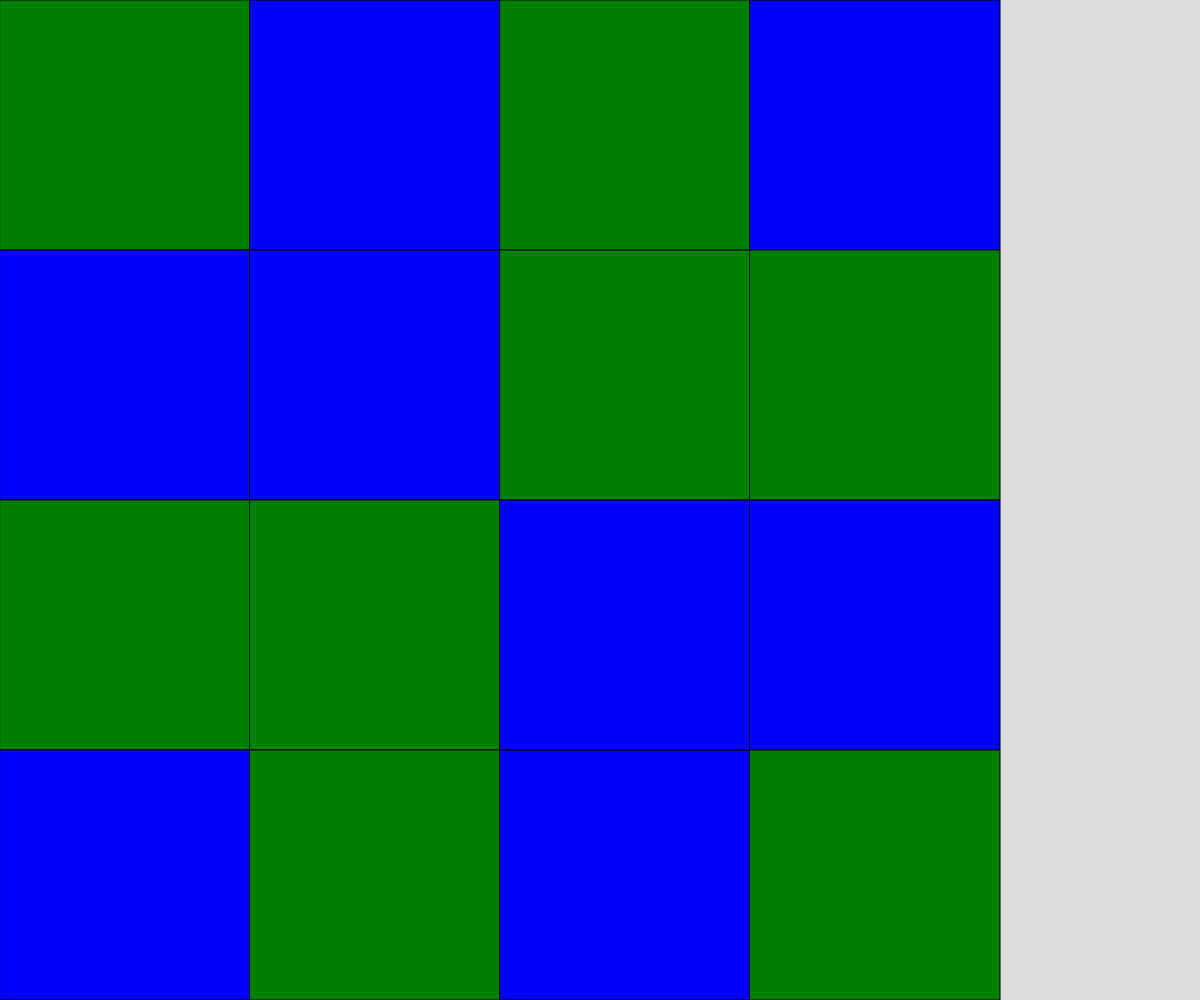
Frame 1 (no input)
Frame 60 (no input): identical to frame 1, image omitted
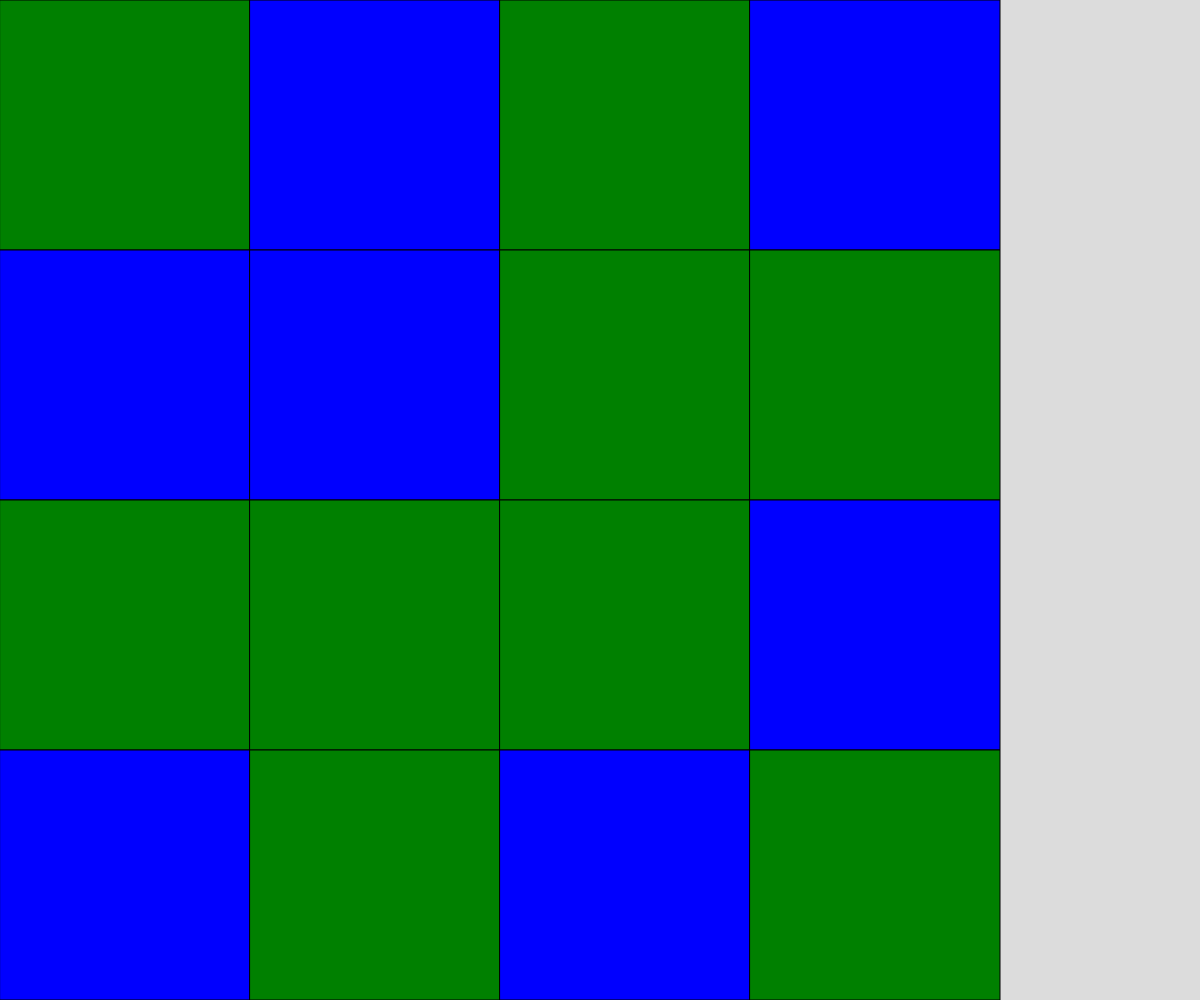
Frame 120 (the mouse pressed at the canvas centre since frame 60)

The p5.js sketch that drew these frames (run headless with seeded random() and noise() and a simulated clock; from frame 60 on, the mouse is pressed at the canvas centre):

// p5.js sketch
// ── sketch.js
// Grid Demo

//Learning 2d arrays

let theGrid = [[1, 0, 1, 0],[0, 0, 1, 1],[1, 1, 0, 0],[0, 1, 0, 1]];

let cellSize;
const SQUARE_DIMENSIONS = theGrid.length;

function setup() {
  createCanvas(windowWidth, windowHeight);
  if (width > height){
    cellSize = height/SQUARE_DIMENSIONS;
  }
  else {
    cellSize = height/SQUARE_DIMENSIONS;
  }
}

function draw() {
  background(220);
  showGrid();
}

function showGrid() {
  for (let y=0; y < SQUARE_DIMENSIONS; y++){
    for (let x = 0; x < SQUARE_DIMENSIONS; x++){
      if (theGrid[y][x] === 1){
        fill("green");
      }
      else if (theGrid[y][x]===0){
        fill("blue");
      }
      square(x*cellSize, y*cellSize, cellSize); 
    }
  }
}

function mousePressed() { 
  let x= Math.floor(mouseX/cellSize);
  let y =Math.floor(mouseY/cellSize);

  toggleCell(x, y);
}
function toggleCell(x, y) {
  if (theGrid[y][x] === 1) {
    theGrid[y][x] = 0;
  }
  else if (theGrid[y][x] === 0){
    theGrid[y][x] = 1;
  }
}

function generateRabdinGrid(cols, rows){
  let newGrid = [];
  for (let y = 0; y < rows; y++) {
    newGrid.push([]);
    for (let x = 0; x < cols; x++) {
      if (random(100) < 50) {
        newGrid[y];
      }
    }
  }
}
